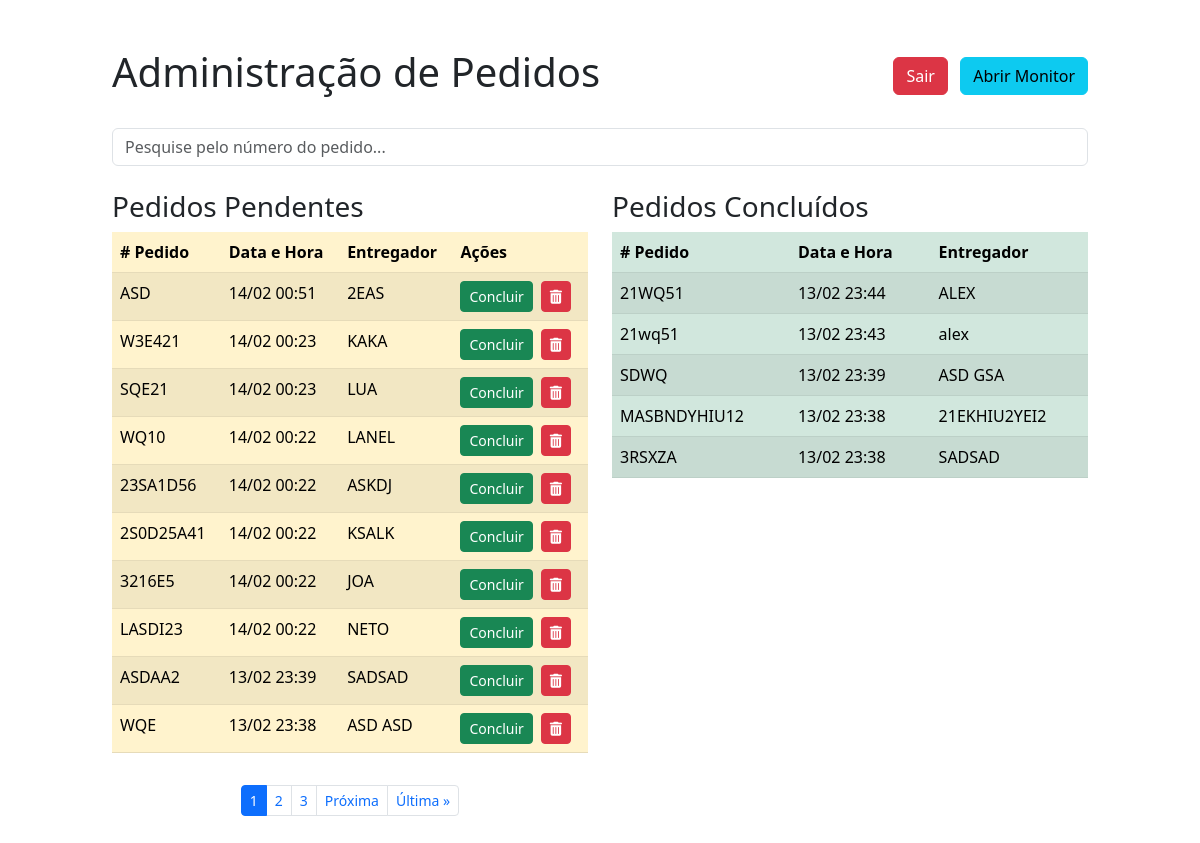
Before: /admin_pedidos/ (signed in) with the older database file.
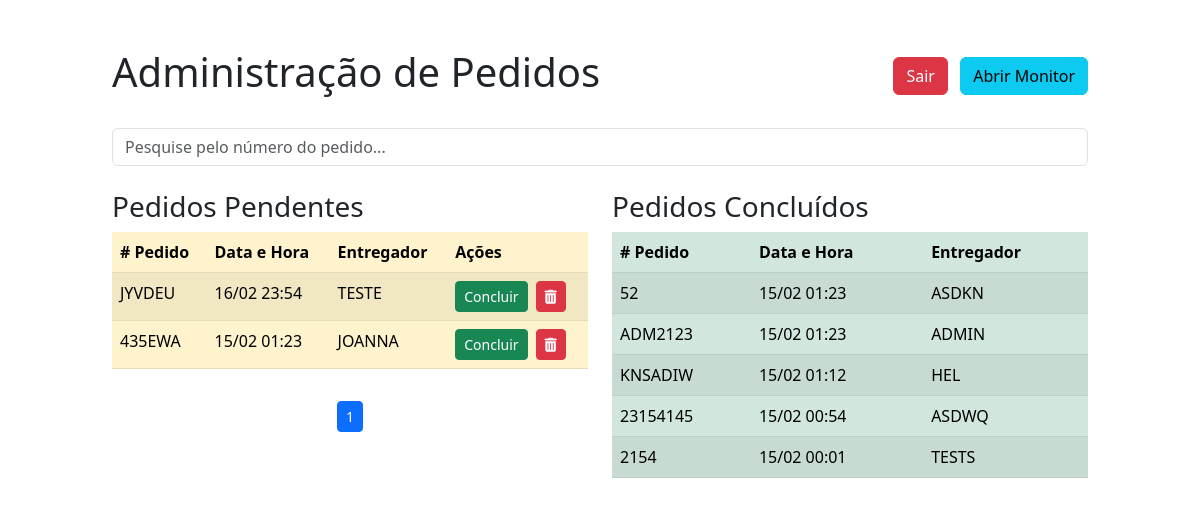
After: the same page with the newer database file.
### checkin/models.py (models this page shows, shortened)
class Pedido(models.Model):
    numero_pedido = models.CharField(max_length=10, unique=True)
    nome_entregador = models.CharField(max_length=100)
    data_criacao = models.DateTimeField(auto_now_add=True)
    concluido = models.BooleanField(default=False)

### checkin/views.py (the view)
# urls.py: path('admin_pedidos/', views.admin_pedidos_view, name='admin_pedidos_view'),
@login_required
def admin_pedidos_view(request):
    pedidos_pendentes = Pedido.objects.filter(concluido=False).order_by('-data_criacao')
    pedidos_concluidos = Pedido.objects.filter(concluido=True).order_by('-data_criacao')[:5]
    paginator = Paginator(pedidos_pendentes, 10)  # Paginação
    page = request.GET.get('page')
    pedidos_pendentes_page = paginator.get_page(page)
    context = {
        'pedidos_pendentes': pedidos_pendentes_page,  # Usando a página de pedidos
        'pedidos_concluidos': pedidos_concluidos,
    }
    return render(request, 'checkin/admin_pedidos.html', context)

### checkin/templates/checkin/admin_pedidos.html (shortened to what the changed rows need)
<!DOCTYPE html>
<html lang="pt-BR">
<head>
    <link href="https://cdn.jsdelivr.net/npm/bootstrap@5.3.0-alpha1/dist/css/bootstrap.min.css" rel="stylesheet">
    <link rel="stylesheet" href="https://cdnjs.cloudflare.com/ajax/libs/font-awesome/6.0.0/css/all.min.css">
</head>
<body>
    <div class="container-fluid my-5">
        <div class="row justify-content-center">
            <div class="col-12 col-md-10">
                <div class="header mb-4 d-flex justify-content-between align-items-center">
                    <h1>Administração de Pedidos</h1>
                </div>
                <div class="row">
                    <div class="col-12 col-md-6">
                        <div class="table-responsive">
                            <table class="table table-striped table-warning" id="pendentes-list">
                                <thead>
                                    <tr>
                                        <th># Pedido</th>
                                        <th>Data e Hora</th>
                                        <th>Entregador</th>
                                        <th>Ações</th>
                                    </tr>
                                </thead>
                                <tbody>
                                    {% for pedido in pedidos_pendentes %}
                                    <tr id="pedido-{{ pedido.id }}">
                                        <td>{{ pedido.numero_pedido }}</td>
                                        <td>{{ pedido.data_criacao|date:"d/m H:i" }}</td>
                                        <td>{{ pedido.nome_entregador }}</td>
                                        <td>
                                            <div class="d-flex align-items-center">
                                                <button class="btn btn-success btn-sm concluir-btn me-2"
                                                    data-id="{{ pedido.id }}">Concluir</button>
                                                <button class="btn btn-danger btn-sm excluir-btn"
                                                    data-id="{{ pedido.id }}"><i
                                                        class="fas fa-trash-alt"></i></button>
                                            </div>
                                        </td>
                                    </tr>
                                    {% empty %}
                                    <tr>
                                        <td colspan="4" class="text-center text-muted">Não há pedidos pendentes.
                                        </td>
                                    </tr>
                                    {% endfor %}
                                </tbody>
                            </table>
                        </div>
                        <div class="mt-3">
                            <nav aria-label="Page navigation example">
                                <ul class="pagination pagination-sm justify-content-center" id="pendentes-pagination">
                                    {% for num in pedidos_pendentes.paginator.page_range %}
                                    <li class="page-item {% if pedidos_pendentes.number == num %}active{% endif %}">
                                        <a class="page-link" href="?page={{ num }}">{{ num }}</a>
                                    </li>
                                    {% endfor %}
                                    {% if pedidos_pendentes.has_next %}
                                    <li class="page-item"><a class="page-link"
                                            href="?page={{ pedidos_pendentes.next_page_number }}">Próxima</a></li>
                                    <li class="page-item"><a class="page-link"
                                            href="?page={{ pedidos_pendentes.paginator.num_pages }}">Última
                                            &raquo;</a></li>
                                    {% endif %}
                                </ul>
                            </nav>
                        </div>
                    </div>
                    <div class="col-12 col-md-6">
                        <div class="table-responsive">
                            <table class="table table-striped table-success">
                                <thead>
                                    <tr>
                                        <th># Pedido</th>
                                        <th>Data e Hora</th>
                                        <th>Entregador</th>
                                    </tr>
                                </thead>
                                <tbody id="concluidos-list">
                                    {% for pedido in pedidos_concluidos %}
                                    <tr>
                                        <td>{{ pedido.numero_pedido }}</td>
                                        <td>{{ pedido.data_criacao|date:"d/m H:i" }}</td>
                                        <td>{{ pedido.nome_entregador }}</td>
                                    </tr>
                                    {% empty %}
                                    <tr>
                                        <td colspan="3" class="text-center text-muted">Nenhum pedido
                                            concluído.</td>
                                    </tr>
                                    {% endfor %}
                                </tbody>
                            </table>
                        </div>
                    </div>
                </div>
            </div>
        </div>
    </div>
</body>
</html>

Changed rows visible on the page:
removed Pedido: numero_pedido "ASD", data_criacao "14/02 00:51", nome_entregador "2EAS", shown under "Pedidos Pendentes"
removed Pedido: numero_pedido "W3E421", data_criacao "14/02 00:23", nome_entregador "KAKA", shown under "Pedidos Pendentes"
removed Pedido: numero_pedido "SQE21", data_criacao "14/02 00:23", nome_entregador "LUA", shown under "Pedidos Pendentes"
removed Pedido: numero_pedido "WQ10", data_criacao "14/02 00:22", nome_entregador "LANEL", shown under "Pedidos Pendentes"
removed Pedido: numero_pedido "23SA1D56", data_criacao "14/02 00:22", nome_entregador "ASKDJ", shown under "Pedidos Pendentes"
removed Pedido: numero_pedido "2S0D25A41", data_criacao "14/02 00:22", nome_entregador "KSALK", shown under "Pedidos Pendentes"
removed Pedido: numero_pedido "3216E5", data_criacao "14/02 00:22", nome_entregador "JOA", shown under "Pedidos Pendentes"
removed Pedido: numero_pedido "LASDI23", data_criacao "14/02 00:22", nome_entregador "NETO", shown under "Pedidos Pendentes"
removed Pedido: numero_pedido "ASDAA2", data_criacao "13/02 23:39", nome_entregador "SADSAD", shown under "Pedidos Pendentes"
removed Pedido: numero_pedido "WQE", data_criacao "13/02 23:38", nome_entregador "ASD ASD", shown under "Pedidos Pendentes"
removed Pedido: numero_pedido "21WQ51", data_criacao "13/02 23:44", nome_entregador "ALEX", shown under "Pedidos Concluídos"
removed Pedido: numero_pedido "21wq51", data_criacao "13/02 23:43", nome_entregador "alex", shown under "Pedidos Concluídos"
removed Pedido: numero_pedido "SDWQ", data_criacao "13/02 23:39", nome_entregador "ASD GSA", shown under "Pedidos Concluídos"
removed Pedido: numero_pedido "MASBNDYHIU12", data_criacao "13/02 23:38", nome_entregador "21EKHIU2YEI2", shown under "Pedidos Concluídos"
removed Pedido: numero_pedido "3RSXZA", data_criacao "13/02 23:38", nome_entregador "SADSAD", shown under "Pedidos Concluídos"
now on this page (row edited): Pedido: numero_pedido "JYVDEU", data_criacao "16/02 23:54", nome_entregador "TESTE", shown under "Pedidos Pendentes"
now on this page (row edited): Pedido: numero_pedido "435EWA", data_criacao "15/02 01:23", nome_entregador "JOANNA", shown under "Pedidos Pendentes"
now on this page (row edited): Pedido: numero_pedido "52", data_criacao "15/02 01:23", nome_entregador "ASDKN", shown under "Pedidos Concluídos"
now on this page (row edited): Pedido: numero_pedido "ADM2123", data_criacao "15/02 01:23", nome_entregador "ADMIN", shown under "Pedidos Concluídos"
now on this page (row edited): Pedido: numero_pedido "KNSADIW", data_criacao "15/02 01:12", nome_entregador "HEL", shown under "Pedidos Concluídos"
now on this page (row edited): Pedido: numero_pedido "23154145", data_criacao "15/02 00:54", nome_entregador "ASDWQ", shown under "Pedidos Concluídos"
now on this page (row edited): Pedido: numero_pedido "2154", data_criacao "15/02 00:01", nome_entregador "TESTS", shown under "Pedidos Concluídos"
Other visible differences:
list line gone: "2"
list line gone: "3"
text no longer shown: "Próxima Última »"
